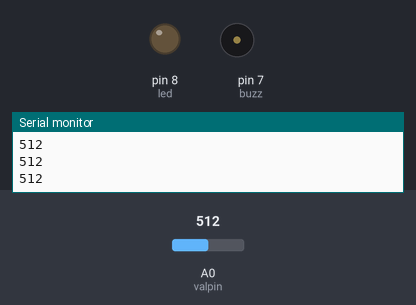
Simulated run of this sketch. Board: Arduino Uno, built with avr-gcc and run on an emulated ATmega328P. On the bench: output pins drawn as LEDs (lit = HIGH), buzzer (waves = sounding, pin HIGH), the last lines printed to the serial monitor. The inputs (shaded band) are chosen by the test bench; at power-on: A0 (valpin) = 512.

Above: at 1.2 s.
1.3 s: A0 (valpin) set to 987
2.8 s: A0 (valpin) set to 1012
At 3.7 s:
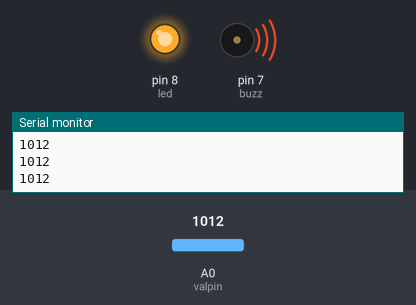
4.5 s: A0 (valpin) set to 990
At 5.2 s:
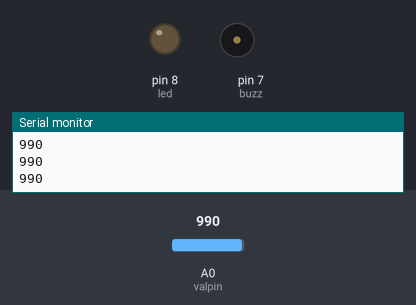
6.3 s: A0 (valpin) set to 1010
At 7.8 s:
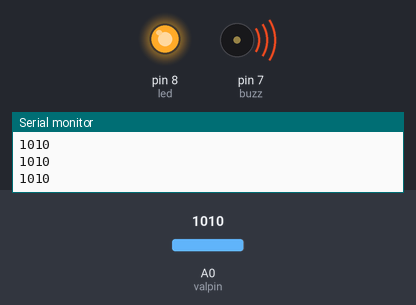
Timing chart, 0 to 9.1 s (numbered marks = the images above; inputs shaded):
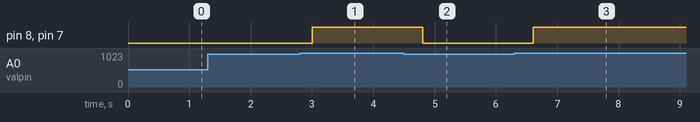

The sketch:

push.ino
```cpp
//push button to control led and buzz by sensing analog signal with 1k resistance
#include<Arduino.h>
int valpin = A0,value,led=8,buzz=7;
void setup()
{
  pinMode(valpin,INPUT);
  pinMode(led,OUTPUT);
  pinMode(buzz,OUTPUT);
  Serial.begin(9600);

}
void loop()
{
  value = analogRead(valpin);
  Serial.println(value);
  delay(200);
  if (value >1000)
  {
    digitalWrite(led,HIGH);
    digitalWrite(buzz,HIGH);
  }
  else{
    digitalWrite(led,LOW);
    digitalWrite(buzz,LOW);
  }

}
```

Measured:
- the behaviour switches between 1000 and 1001 on A0 (valpin) (found by bisection; images 0 and 1)
- after the input at 2.8 s, pin 8 (led), pin 7 (buzz): LOW → HIGH after 0.20 s
- after the input at 4.5 s, pin 8 (led), pin 7 (buzz): HIGH → LOW after 0.31 s
- after the input at 6.3 s, pin 8 (led), pin 7 (buzz): LOW → HIGH after 0.31 s
